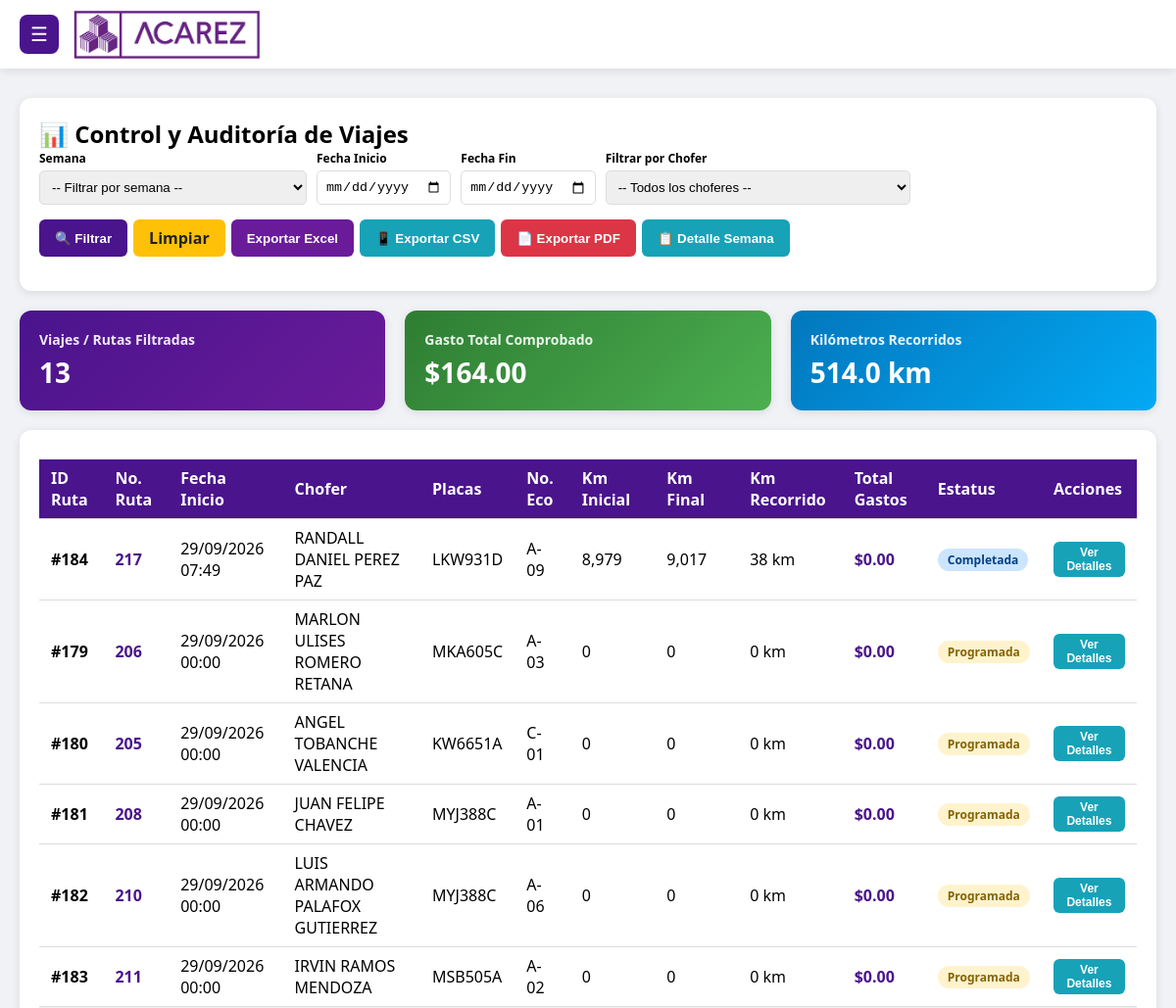
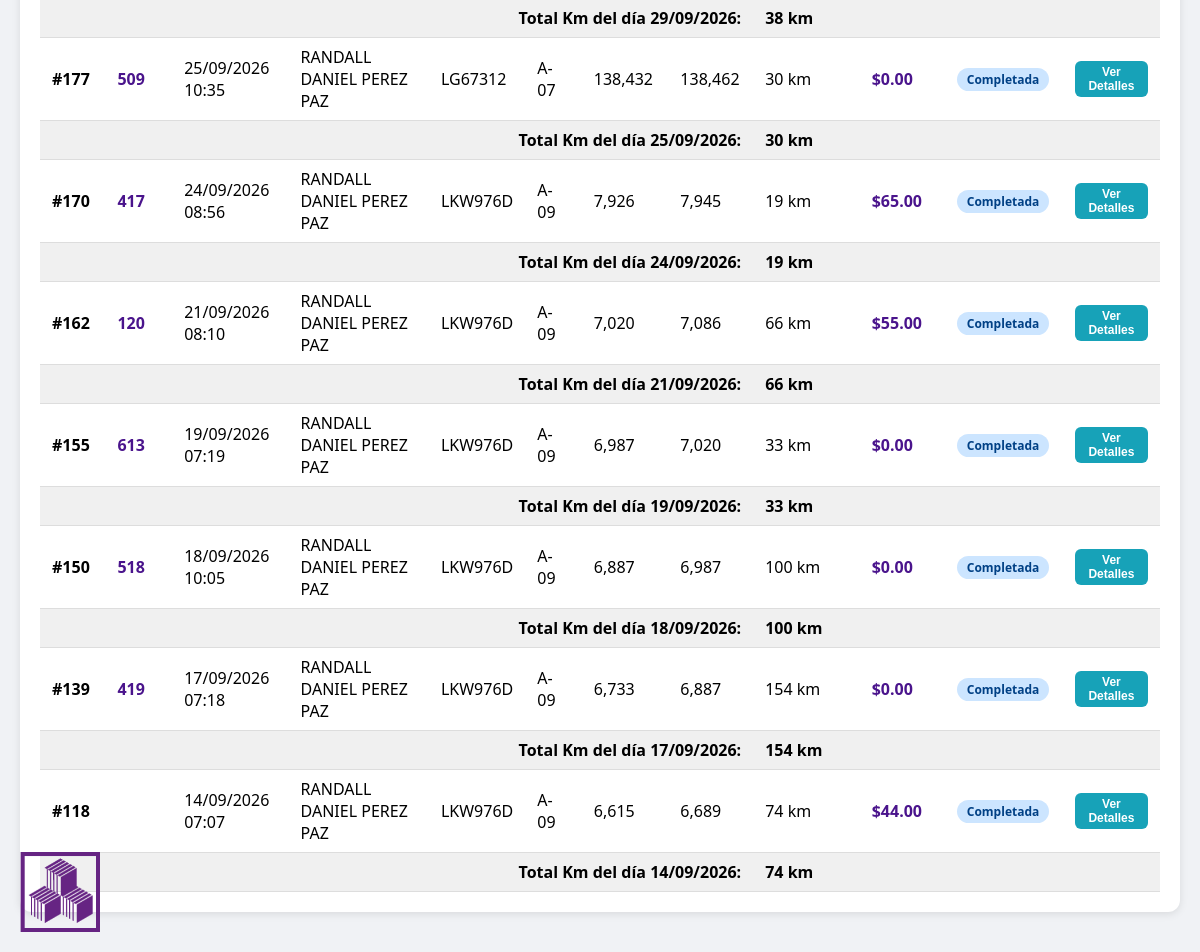
Screenshot of /backend/panel_unificado.php with the database file from the repository (2 pictures, top to bottom).
### tables this page shows
CREATE TABLE `rutas` (
  `id` int NOT NULL AUTO_INCREMENT,
  `numero_ruta` varchar(50) DEFAULT NULL,
  `chofer` varchar(100) NOT NULL,
  `auxiliar` varchar(150) DEFAULT NULL,
  `placas` varchar(20) NOT NULL,
  `no_economico` varchar(20) NOT NULL,
  `origen` varchar(200) NOT NULL,
  `destino_final` varchar(200) DEFAULT NULL,
  `fecha_inicio` datetime NOT NULL,
  `fecha_fin` datetime DEFAULT NULL,
  `km_inicial` decimal(10,2) NOT NULL,
  `km_final` decimal(10,2) DEFAULT NULL,
  `km_total` decimal(10,2) DEFAULT NULL,
  `total_gastos` decimal(10,2) DEFAULT '0.00',
  `numero_paradas` int DEFAULT '0',
  `estatus` enum('programada','activa','completada','cancelada') DEFAULT 'programada',
  `foto_inicio` varchar(255) DEFAULT NULL,
  `foto_fin` varchar(255) DEFAULT NULL,
  `created_at` timestamp NULL DEFAULT CURRENT_TIMESTAMP,
  PRIMARY KEY (`id`),
  KEY `idx_rutas_chofer` (`chofer`),
  KEY `idx_rutas_fecha` (`fecha_inicio`)
);

### backend/panel_unificado.php (the view, shortened to what this page needs)
<?php
require_once 'conexion.php';
if (isset($conn) && $conn) {
    $conn->query("SET time_zone = '-06:00'");
}
$seccion = $_GET['seccion'] ?? 'reportes';
function obtenerReportes($conn, $filtros = []) {
    $where = "1=1";
    $sql = "SELECT r.*,
                   (SELECT COALESCE(SUM(g.monto), 0) FROM gastos g WHERE g.ruta_id = r.id) AS total_general,
                   (SELECT COUNT(p.id) FROM paradas p WHERE p.ruta_id = r.id) AS total_paradas
            FROM rutas r
            WHERE $where
            ORDER BY r.fecha_inicio DESC";
    return $conn->query($sql);
}
?>
<!DOCTYPE html>
<html lang="es">
<head>
</head>
<body>
<div class="header">
    <button class="menu-btn" onclick="toggleMenu()">☰</button>
    <div class="logo-header">
        <img src="imagenes/acarez_3.png" alt="Logo">
    </div>
</div>
<div id="logoFijo">
    <img src="imagenes/acarez_2.png" alt="Logo Acarez">
</div>
<div class="main-content">
    <?php if ($seccion == 'reportes'): ?>
        <?php
        $semana = $_GET['semana'] ?? '';
        $fecha_inicio = $_GET['fecha_inicio'] ?? '';
        $fecha_fin = $_GET['fecha_fin'] ?? '';
        $choferFiltro = $_GET['chofer'] ?? '';
        $filtros = [
            'semana' => $semana,
            'fecha_inicio' => $fecha_inicio,
            'fecha_fin' => $fecha_fin,
            'chofer' => $choferFiltro
        ];
        $reportes = obtenerReportes($conn, $filtros);
        ?>
        <div class="card">
            <h2>📊 Control y Auditoría de Viajes</h2>
            <form method="GET" class="form-inline" id="filtroForm" style="align-items: flex-end;">
                <div style="display:flex; flex-direction:column; gap:4px;">
                    <label style="font-size:12px; font-weight:bold;">Semana</label>
                    <select name="semana" id="semanaSelect">
                        <option value="">-- Filtrar por semana --</option>
                    </select>
                </div>
                <div style="display:flex; flex-direction:column; gap:4px;">
                    <label style="font-size:12px; font-weight:bold;">Fecha Inicio</label>
                    <input type="date" name="fecha_inicio" value="<?= htmlspecialchars($fecha_inicio) ?>">
                </div>
                <div style="display:flex; flex-direction:column; gap:4px;">
                    <label style="font-size:12px; font-weight:bold;">Fecha Fin</label>
                    <input type="date" name="fecha_fin" value="<?= htmlspecialchars($fecha_fin) ?>">
                </div>
                <div style="display:flex; flex-direction:column; gap:4px;">
                    <label style="font-size:12px; font-weight:bold;">Filtrar por Chofer</label>
                    <select name="chofer" style="padding: 8px; border: 1px solid #ddd; border-radius: 5px;">
                        <option value="">-- Todos los choferes --</option>
                    </select>
                </div>
                <div style="display:flex; gap:6px; flex-wrap:wrap; margin-top:5px;">
                    <button type="submit" class="btn btn-primary">🔍 Filtrar</button>
                    <a href="?seccion=reportes" class="btn btn-warning" style="text-decoration:none; display:inline-flex; align-items:center;">Limpiar</a>
                    <button type="button" class="btn btn-success" onclick="exportarExcel()">Exportar Excel</button>
                    <button type="button" class="btn btn-info" onclick="exportarCSV()">📱 Exportar CSV</button>
                    <button type="button" class="btn btn-danger" onclick="exportarPDF()">📄 Exportar PDF</button>
                    <button type="button" class="btn btn-success" id="btnDetalleSemana" style="background:#17a2b8; color:white;">📋 Detalle Semana</button>
                </div>
            </form>
        </div>
        <?php
        $totalViajesCount = 0;
        $sumaKmTotales = 0;
        $sumaGastosGenerales = 0;
        $arrayReportes = [];
        while($r = $reportes->fetch_assoc()) {
            $totalViajesCount++;
            $sumaKmTotales += floatval($r['km_total'] ?? 0);
            $sumaGastosGenerales += floatval($r['total_general'] ?? 0);
            $arrayReportes[] = $r;
        }
        ?>
        <div style="display: grid; grid-template-columns: repeat(auto-fit, minmax(250px, 1fr)); gap: 20px; margin-bottom: 20px;">
            <div class="card" style="background: linear-gradient(135deg, #4A148C, #6A1B9A); color: white; margin-bottom:0;">
                <h5 style="font-size: 14px; opacity: 0.9;">Viajes / Rutas Filtradas</h5>
                <h3 style="font-size: 28px; margin-top: 5px;"><?= $totalViajesCount ?></h3>
            </div>
            <div class="card" style="background: linear-gradient(135deg, #2e7d32, #4caf50); color: white; margin-bottom:0;">
                <h5 style="font-size: 14px; opacity: 0.9;">Gasto Total Comprobado</h5>
                <h3 style="font-size: 28px; margin-top: 5px;">$<?= number_format($sumaGastosGenerales, 2) ?></h3>
            </div>
            <div class="card" style="background: linear-gradient(135deg, #0277bd, #03a9f4); color: white; margin-bottom:0;">
                <h5 style="font-size: 14px; opacity: 0.9;">Kilómetros Recorridos</h5>
                <h3 style="font-size: 28px; margin-top: 5px;"><?= number_format($sumaKmTotales, 1) ?> km</h3>
            </div>
        </div>
        <?php if(empty($arrayReportes)): ?>
            <div class="card">No hay reportes para los filtros seleccionados.</div>
        <?php else: ?>
            <div class="card">
                <div style="overflow-x: auto;">
                    <table id="tablaReportes">
                        <thead>
                            <tr>
                                <th>ID Ruta</th>
                                <th>No. Ruta</th>
                                <th>Fecha Inicio</th>
                                <th>Chofer</th>
                                <th>Placas</th>
                                <th>No. Eco</th>
                                <th>Km Inicial</th>
                                <th>Km Final</th>
                                <th>Km Recorrido</th>
                                <th>Total Gastos</th>
                                <th>Estatus</th>
                                <th>Acciones</th>
                            </tr>
                        </thead>
                        <tbody>
                        <?php
                        $fecha_actual = '';
                        $suma_km_dia = 0;
                        foreach($arrayReportes as $row):
                            $km_inicial = isset($row['km_inicial']) ? floatval($row['km_inicial']) : 0;
                            $km_final   = isset($row['km_final']) ? floatval($row['km_final']) : 0;
                            $km_total   = isset($row['km_total']) ? floatval($row['km_total']) : 0;
                            $fecha_row = date('Y-m-d', strtotime($row['fecha_inicio']));
                            if ($fecha_actual != '' && $fecha_actual != $fecha_row) {
                                echo '<tr class="resumen-dia">
                                        <td colspan="8" style="text-align:right;">Total Km del día ' . date('d/m/Y', strtotime($fecha_actual)) . ':</td>
                                        <td colspan="1">' . number_format($suma_km_dia, 0) . ' km</td>
                                        <td colspan="3"></td>
                                      </tr>';
                                $suma_km_dia = 0;
                            }
                            $fecha_actual = $fecha_row;
                            $suma_km_dia += $km_total;
                        ?>
                            <tr>
                                <td><strong>#<?= $row['id'] ?></strong></td>
                                <td><span style="font-weight:bold; color:#4A148C;"><?= htmlspecialchars($row['numero_ruta'] ?? '') ?></span></td>
                                <td><?= date('d/m/Y H:i', strtotime($row['fecha_inicio'])) ?></td>
                                <td><?= htmlspecialchars($row['chofer']) ?></td>
                                <td><?= htmlspecialchars($row['placas']) ?></td>
                                <td><?= htmlspecialchars($row['no_economico']) ?></td>
                                <td><?= number_format($km_inicial, 0) ?></td>
                                <td><?= number_format($km_final, 0) ?></td>
                                <td><?= number_format($km_total, 0) ?> km</td>
                                <td style="font-weight: bold; color: #4A148C;">$<?= number_format($row['total_general'], 2) ?></td>
                                <td>
                                    <?php
                                        $est = strtolower(trim($row['estatus'] ?? 'programada'));
                                        $badgeClase = 'badge-programada';
                                        if ($est == 'completada') $badgeClase = 'badge-completada';
                                        elseif ($est == 'activa' || $est == 'en_proceso' || $est == 'en proceso' || $est == 'iniciada') $badgeClase = 'badge-activa';
                                        elseif ($est == 'cancelada') $badgeClase = 'badge-cancelada';
                                    ?>
                                    <span class="badge <?= $badgeClase ?>"><?= ucfirst($row['estatus'] ?? 'Programada') ?></span>
                                </td>
                                <td>
                                    <button class="btn btn-info btn-pequeno" onclick="verDetalleRuta(<?= $row['id'] ?>)">Ver Detalles</button>
                                </td>
                            </tr>
                        <?php endforeach; ?>
                        <?php if ($fecha_actual != ''): ?>
                            <tr class="resumen-dia">
                                <td colspan="8" style="text-align:right;">Total Km del día <?= date('d/m/Y', strtotime($fecha_actual)) ?>:</td>
                                <td colspan="1"><?= number_format($suma_km_dia, 0) ?> km</td>
                                <td colspan="3"></td>
                            </tr>
                        <?php endif; ?>
                        </tbody>
                    </table>
                </div>
            </div>
        <?php endif; ?>
    <?php endif; ?>
</div>
</body>
</html>

### backend/panel_unificado.php (style rules this page uses)
* { margin: 0; padding: 0; box-sizing: border-box; }
body { font-family: 'Segoe UI', Arial, sans-serif; background: #f0f2f5; }
.header { background: #ffffff; height: 70px; display: flex; align-items: center; padding: 0 20px; position: fixed; top: 0; left: 0; right: 0; z-index: 100; box-shadow: 0 2px 10px rgba(0,0,0,0.1); }
.menu-btn { background: #4A148C; color: white; border: none; width: 40px; height: 40px; border-radius: 8px; margin-right: 15px; cursor: pointer; font-size: 20px; }
.logo-header { display: flex; align-items: center; gap: 10px; }
.logo-header img { height: 50px; width: auto; }
.main-content { margin-top: 80px; padding: 20px; }
.card { background: white; border-radius: 12px; padding: 20px; margin-bottom: 20px; box-shadow: 0 2px 8px rgba(0,0,0,0.1); }
table { width: 100%; border-collapse: collapse; margin-top: 10px; }
th, td { padding: 8px 12px; text-align: left; border-bottom: 1px solid #ddd; }
th { background: #4A148C; color: white; }
.btn { padding: 8px 16px; border: none; border-radius: 6px; cursor: pointer; font-weight: bold; transition: 0.3s; }
.btn-primary { background: #4A148C; color: white; }
.btn-success { background: #6A1B9A; color: white; }
.btn-info { background: #17a2b8; color: white; }
.btn-danger { background: #dc3545; color: white; }
.btn-warning { background: #ffc107; color: #222; }
.form-inline { display: flex; gap: 10px; margin-bottom: 15px; flex-wrap: wrap; align-items: center; }
.form-inline input, .form-inline select { padding: 8px; border: 1px solid #ddd; border-radius: 5px; }
#logoFijo { position: fixed; bottom: 20px; left: 20px; width: 80px; height: 80px; z-index: 1000; cursor: pointer; }
#logoFijo img { width: 100%; height: 100%; object-fit: contain; }
.girar-logo { animation: girarInfinito 5s linear; }
.resumen-dia { background-color: #f0f0f0; font-weight: bold; }
.btn-pequeno { padding: 4px 10px; font-size: 12px; }
.badge { display: inline-block; padding: 3px 10px; border-radius: 20px; font-size: 12px; font-weight: bold; }
.badge-programada { background: #fff3cd; color: #856404; }
.badge-completada { background: #cce5ff; color: #004085; }

### rows the page displays
rutas: id "184", numero_ruta "217", fecha_inicio "29/09/2026 07:49", chofer "RANDALL DANIEL PEREZ PAZ", placas "LKW931D", no_economico "A-09", km_inicial "8,979", km_final "9,017", km_total "38", total_general "0.00", estatus "Completada"
rutas: id "179", numero_ruta "206", fecha_inicio "29/09/2026 00:00", chofer "MARLON ULISES ROMERO RETANA", placas "MKA605C", no_economico "A-03", km_inicial "0", km_final "0", km_total "0", total_general "0.00", estatus "Programada"
rutas: id "180", numero_ruta "205", fecha_inicio "29/09/2026 00:00", chofer "ANGEL TOBANCHE VALENCIA", placas "KW6651A", no_economico "C-01", km_inicial "0", km_final "0", km_total "0", total_general "0.00", estatus "Programada"
rutas: id "181", numero_ruta "208", fecha_inicio "29/09/2026 00:00", chofer "JUAN FELIPE CHAVEZ", placas "MYJ388C", no_economico "A-01", km_inicial "0", km_final "0", km_total "0", total_general "0.00", estatus "Programada"
rutas: id "182", numero_ruta "210", fecha_inicio "29/09/2026 00:00", chofer "LUIS ARMANDO PALAFOX GUTIERREZ", placas "MYJ388C", no_economico "A-06", km_inicial "0", km_final "0", km_total "0", total_general "0.00", estatus "Programada"
rutas: id "183", numero_ruta "211", fecha_inicio "29/09/2026 00:00", chofer "IRVIN RAMOS MENDOZA", placas "MSB505A", no_economico "A-02", km_inicial "0", km_final "0", km_total "0", total_general "0.00", estatus "Programada", fecha_inicio "29/09/2026"
rutas: suma_km_dia "38", id "177", numero_ruta "509", fecha_inicio "25/09/2026 10:35", chofer "RANDALL DANIEL PEREZ PAZ", placas "LG67312", no_economico "A-07", km_inicial "138,432", km_final "138,462", km_total "30", total_general "0.00", estatus "Completada", fecha_inicio "25/09/2026"
rutas: suma_km_dia "30", id "170", numero_ruta "417", fecha_inicio "24/09/2026 08:56", chofer "RANDALL DANIEL PEREZ PAZ", placas "LKW976D", no_economico "A-09", km_inicial "7,926", km_final "7,945", km_total "19", total_general "65.00", estatus "Completada", fecha_inicio "24/09/2026"
rutas: suma_km_dia "19", id "162", numero_ruta "120", fecha_inicio "21/09/2026 08:10", chofer "RANDALL DANIEL PEREZ PAZ", placas "LKW976D", no_economico "A-09", km_inicial "7,020", km_final "7,086", km_total "66", total_general "55.00", estatus "Completada", fecha_inicio "21/09/2026"
rutas: suma_km_dia "66", id "155", numero_ruta "613", fecha_inicio "19/09/2026 07:19", chofer "RANDALL DANIEL PEREZ PAZ", placas "LKW976D", no_economico "A-09", km_inicial "6,987", km_final "7,020", km_total "33", total_general "0.00", estatus "Completada", fecha_inicio "19/09/2026"
rutas: suma_km_dia "33", id "150", numero_ruta "518", fecha_inicio "18/09/2026 10:05", chofer "RANDALL DANIEL PEREZ PAZ", placas "LKW976D", no_economico "A-09", km_inicial "6,887", km_final "6,987", km_total "100", total_general "0.00", estatus "Completada", fecha_inicio "18/09/2026"
rutas: suma_km_dia "100", id "139", numero_ruta "419", fecha_inicio "17/09/2026 07:18", chofer "RANDALL DANIEL PEREZ PAZ", placas "LKW976D", no_economico "A-09", km_inicial "6,733", km_final "6,887", km_total "154", total_general "0.00", estatus "Completada", fecha_inicio "17/09/2026"
rutas: suma_km_dia "154", id "118", fecha_inicio "14/09/2026 07:07", chofer "RANDALL DANIEL PEREZ PAZ", placas "LKW976D", no_economico "A-09", km_inicial "6,615", km_final "6,689", km_total "74", total_general "44.00", estatus "Completada", fecha_inicio "14/09/2026"

### other values shown
$totalViajesCount "13"
$sumaGastosGenerales "164.00"
$sumaKmTotales "514.0"
$suma_km_dia "74"
